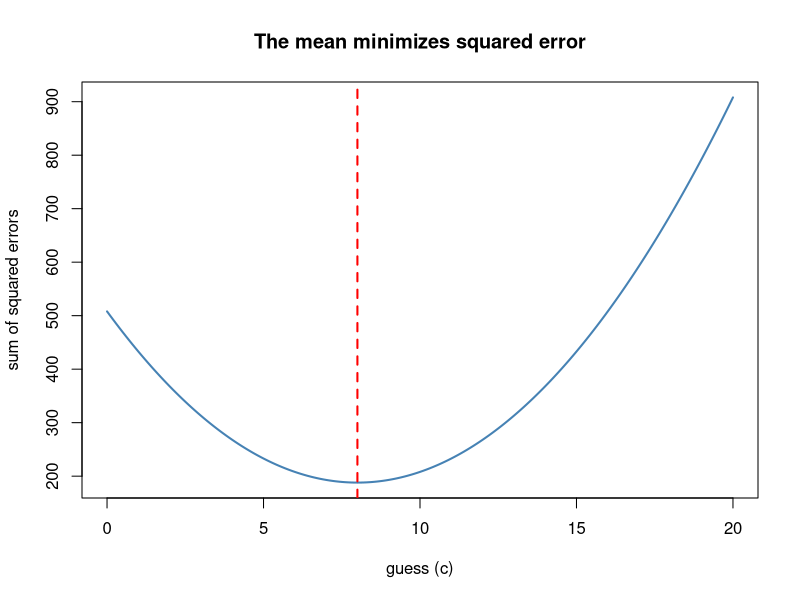

Here is the R script that generated this plot:
## ---- chunk 1
x <- c(3, 5, 5, 7, 20)        # note the outlier
c(mean = mean(x), median = median(x))
# R has no built-in mode; here is the quick one:
mode_val <- as.numeric(names(which.max(table(x))))
c(mode = mode_val)
## ---- chunk 2
guesses <- seq(0, 20, by = 0.1)
sse <- sapply(guesses, function(c) sum((x - c)^2))   # sum of squared errors
best <- guesses[which.min(sse)]
plot(guesses, sse, type = "l", lwd = 2, col = "steelblue",
     xlab = "guess (c)", ylab = "sum of squared errors",
     main = "The mean minimizes squared error")
abline(v = mean(x), col = "red", lwd = 2, lty = 2)
c(best_guess = best, the_mean = mean(x))
## ---- chunk 3
income <- c(30, 35, 40, 42, 45, 48, 5000)   # thousands; one very rich person
c(mean = mean(income), median = median(income))
